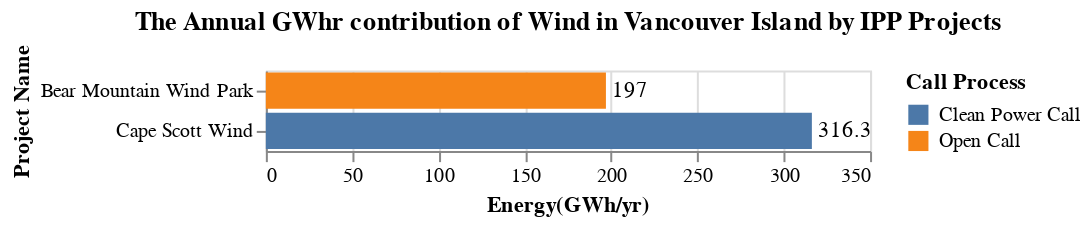

Notebook source saved alongside this figure:
### Markdown cell above
The bar chart energy_VI_Loc_chart, shows the energy contribution for each of these Wind projects and the call process by which it was acquired. 

The bar chart capacity_VI_Loc_chart, shows the capacity contribution for each of these Wind projects and the call process by which it was acquired.

### Code cell
title = alt.TitleParams('The Annual GWhr contribution of Wind in Vancouver Island by IPP Projects')

capacity_IPP = alt.Chart(data_VI, title = title).mark_bar().encode(
                    alt.Y('Project_name', title='Project Name',sort='x'),
                    alt.X('sum(Energy(GWh/yr))', title='Energy(GWh/yr)'),
                    alt.Color('Call_process', title = 'Call Process')).properties( width=300)
energy_VI_Loc_chart = capacity_IPP + capacity_IPP.mark_text(
    color = 'black', align='left', dx = 3).encode(text='sum(Energy(GWh/yr))',color=alt.value('black'))
energy_VI_Loc_chart

### Figure 1 — Vega-Lite specification as saved in the notebook (floating-point values rounded to 4 significant figures)
{"config": {"view": {"continuousWidth": 300, "continuousHeight": 300}}, "layer": [{"mark": {"type": "bar"}, "encoding": {"color": {"field": "Call_process", "title": "Call Process", "type": "nominal"}, "x": {"aggregate": "sum", "field": "Energy(GWh/yr)", "title": "Energy(GWh/yr)", "type": "quantitative"}, "y": {"field": "Project_name", "sort": "x", "title": "Project Name", "type": "nominal"}}, "title": {"text": "The Annual GWhr contribution of Wind in Vancouver Island by IPP Projects"}}, {"mark": {"type": "text", "align": "left", "color": "black", "dx": 3}, "encoding": {"color": {"value": "black"}, "text": {"aggregate": "sum", "field": "Energy(GWh/yr)", "type": "quantitative"}, "x": {"aggregate": "sum", "field": "Energy(GWh/yr)", "title": "Energy(GWh/yr)", "type": "quantitative"}, "y": {"field": "Project_name", "sort": "x", "title": "Project Name", "type": "nominal"}}, "title": {"text": "The Annual GWhr contribution of Wind in Vancouver Island by IPP Projects"}}], "data": {"name": "data-193cfb479cb4c635d59f783689314310"}, "width": 300, "$schema": "https://vega.github.io/schema/vega-lite/v5.20.1.json", "datasets": {"data-193cfb479cb4c635d59f783689314310": [{"Sub_region": "Vancouver Island", "Project_name": "Bear Mountain Wind Park", "IPP_seller": "Bear Mountain Wind Limited Partnership", "Location": "Dawson Creek", "Type": "Wind", "Year": "2006", "Call_process": "Open Call", "Capacity(MW)": 102.0, "Energy(GWh/yr)": 197.0, "Region": "Vancouver Island"}, {"Sub_region": "Vancouver Island", "Project_name": "Cape Scott Wind", "IPP_seller": "Cape Scott Wind LP", "Location": "Port Hardy", "Type": "Wind", "Year": "2010", "Call_process": "Clean Power Call", "Capacity(MW)": 99.2, "Energy(GWh/yr)": 316.3, "Region": "Vancouver Island"}]}}
